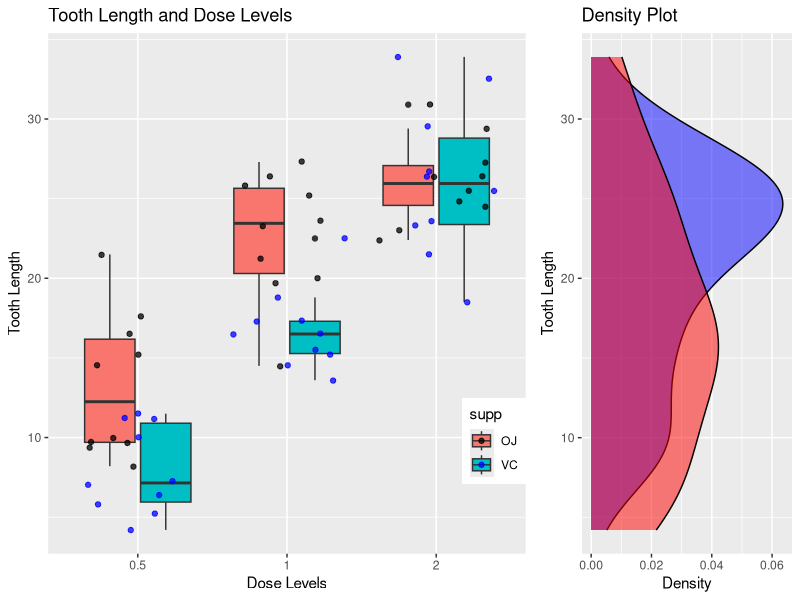

Here is the R script that generated this plot: (Note: this script raises an error after producing the figure.)
install.packages("gridExtra")
library(ggplot2) 
library(grid)
library(datasets)
library(gridExtra) 
data(ToothGrowth) 
attach(ToothGrowth)
ToothGrowth$dose <- factor(ToothGrowth$dose)
str(ToothGrowth)
set.seed(123)
scatter <- ggplot(ToothGrowth,aes(dose,len)) + geom_boxplot(aes(fill=supp)) + geom_jitter(alpha=I(3/4),aes(color=supp)) + scale_color_manual(values=c("black","blue")) + theme(legend.position=c(1,0.3),legend.justification=c(1,1)) +labs(title="Tooth Length and Dose Levels",x="Dose Levels",y="Tooth Length")
plot_right <- ggplot(ToothGrowth,aes(len,fill=supp)) + geom_density(alpha=.5) +coord_flip() +scale_fill_manual(values=c("blue","red")) + theme(legend.position="none") +labs(title="Density Plot",y="Density",x="Tooth Length")
grid.arrange(scatter, plot_right, ncol=2, nrow=1, widths=c(4, 2))
summary(ToothGrowth)
table(ToothGrowth$supp,ToothGrowth$dose)
t.test(len ~ supp, paired = F, var.equal = F, data = ToothGrowth)
Dose1_05_10 <- subset(ToothGrowth, dose %in% c(0.5, 1.0))

Dose2_05_20 <- subset(ToothGrowth, dose %in% c(0.5, 2.0))

Dose3_10_20 <- subset(ToothGrowth, dose %in% c(1.0, 2.0))
t.test(len ~ dose, paired = F, var.equal = F, data = Dose1_05_10)
t.test(len ~ dose, paired = F, var.equal = F, data = Dose_05_20)














